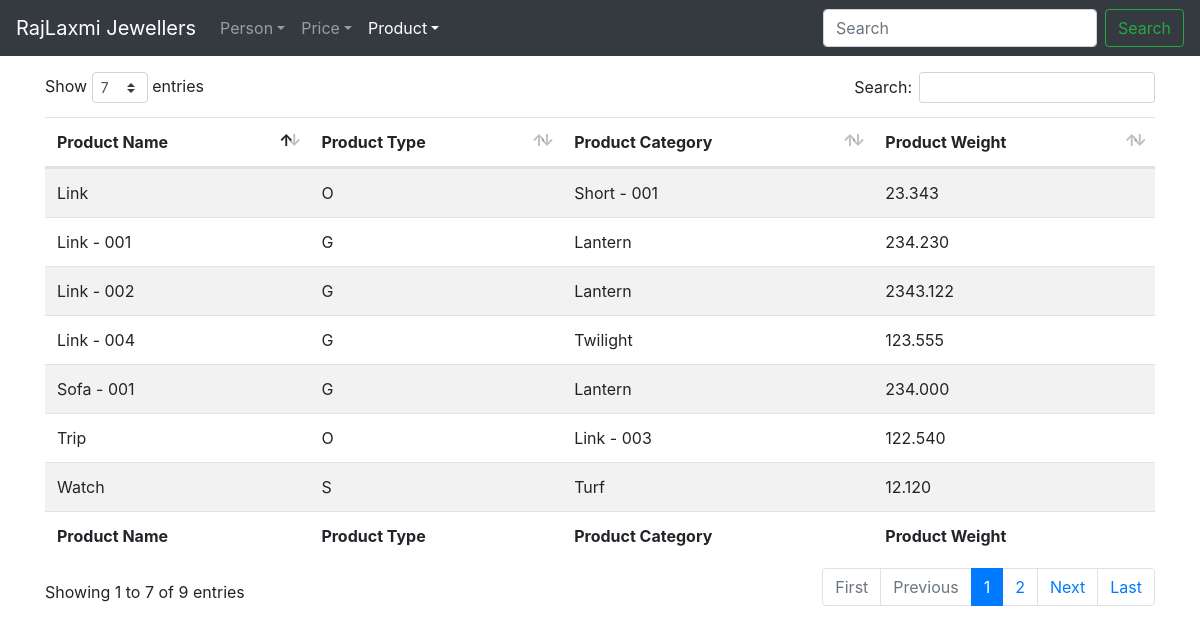
The page /product/list/ on the database its author committed.
### product/models.py (models this page shows, shortened)
class Product(models.Model):
	p_type = [("G", "Gold"), ("S", "Silver"), ("O", "Other")]
	p_name = RegexValidator(regex="^([A-Za-z0-9\-\ ]+)$",
							message="Only Letters, Numbers and Hyphen(-) Allowed")
	product_name = models.CharField(max_length=50, unique=True,
									validators=[p_name,
									MinLengthValidator(limit_value=3),
									MaxLengthValidator(limit_value=50), ])
	product_type = models.CharField(max_length=1, choices=p_type)
	product_category = models.ForeignKey(ProductCategory,
										 on_delete=models.PROTECT)
	product_weight = models.DecimalField(max_digits=21, decimal_places=3)
	date_added = models.DateTimeField(auto_now_add=True)

class ProductCategory(models.Model):
	p_category = RegexValidator(regex="^([A-Za-z0-9\-\ ]+)$",
								message="Only Letters, Numbers and Hyphen(-) Allowed")
	product_category = models.CharField(max_length=50, unique=True,
										validators=[p_category,
													MinLengthValidator(limit_value=3),
													MaxLengthValidator(limit_value=50), ])
	date_added = models.DateTimeField(auto_now_add=True)
	def __str__(self):
		return f"{self.product_category}"

### product/views.py (the view)
# urls.py: path("list/", ListProductView.as_view(), name="product-list"),
class ListProductView(ListView):
	model = Product

### product/templates/product/product_list.html (shortened to what this page needs)
{% extends "base.html" %}
{% block content %}
<table id="price_table" class="table table-hover table-striped" style="width:100%">
	<thead>
		<tr>
			<th>Product Name</th>
			<th>Product Type</th>
			<th>Product Category</th>
			<th>Product Weight</th>
		</tr>
	</thead>
	<tbody>
		{% for product in object_list %}
			<tr>
				<td>{{ product.product_name }}</td>
				<td>{{ product.product_type }}</td>
				<td>{{ product.product_category }}</td>
				<td>{{ product.product_weight }}</td>
			</tr>
		{% endfor %}
	</tbody>
	<tfoot>
		<tr>
			<th>Product Name</th>
			<th>Product Type</th>
			<th>Product Category</th>
			<th>Product Weight</th>
		</tr>
	</tfoot>
</table>
{% endblock content %}

### rows shown on the page
Product: product_name "Sofa - 001", product_type "G", product_category "Lantern", product_weight "234.000"
Product: product_name "Link - 001", product_type "G", product_category "Lantern", product_weight "234.230"
Product: product_name "Link - 002", product_type "G", product_category "Lantern", product_weight "2343.122"
Product: product_name "Link - 004", product_type "G", product_category "Twilight", product_weight "123.555"
Product: product_name "Link", product_type "O", product_category "Short - 001", product_weight "23.343"
Product: product_name "Watch", product_type "S", product_category "Turf", product_weight "12.120"
Product: product_name "Trip", product_type "O", product_category "Link - 003", product_weight "122.540"
